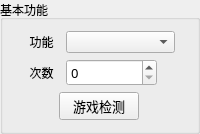
         <widget class="QGroupBox" name="groupBox_basic">
          <property name="title">
           <string>基本功能</string>
          </property>
          <layout class="QGridLayout" name="gridLayout_groupBox_basic" columnstretch="1">
           <property name="leftMargin">
            <number>20</number>
           </property>
           <property name="rightMargin">
            <number>22</number>
           </property>
           <item row="1" column="0">
            <layout class="QHBoxLayout" name="horizontalLayout_groupBox_basic_1" stretch="1,3">
             <item>
              <widget class="QLabel" name="label_function">
               <property name="text">
                <string>功能</string>
               </property>
               <property name="alignment">
                <set>Qt::AlignmentFlag::AlignCenter</set>
               </property>
              </widget>
             </item>
             <item>
              <widget class="QComboBox" name="combo_choice">
               <property name="placeholderText">
                <string>请选择功能</string>
               </property>
              </widget>
             </item>
            </layout>
           </item>
           <item row="3" column="0">
            <layout class="QHBoxLayout" name="horizontalLayout_groupBox_basic_2" stretch="2,5,1">
             <item>
              <widget class="QLabel" name="label_numbers">
               <property name="text">
                <string>次数</string>
               </property>
               <property name="alignment">
                <set>Qt::AlignmentFlag::AlignCenter</set>
               </property>
              </widget>
             </item>
             <item>
              <widget class="QSpinBox" name="spin_times">
               <property name="minimumSize">
                <size>
                 <width>60</width>
                 <height>0</height>
                </size>
               </property>
               <property name="font">
                <font>
                 <family>宋体</family>
                 <pointsize>10</pointsize>
                </font>
               </property>
               <property name="maximum">
                <number>999</number>
               </property>
              </widget>
             </item>
             <item>
              <spacer name="horizontalSpacer_groupBox_basic">
               <property name="orientation">
                <enum>Qt::Orientation::Horizontal</enum>
               </property>
               <property name="sizeHint" stdset="0">
                <size>
                 <width>20</width>
                 <height>20</height>
                </size>
               </property>
              </spacer>
             </item>
            </layout>
           </item>
           <item row="4" column="0">
            <layout class="QHBoxLayout" name="horizontalLayout_groupBox_basic_3">
             <item>
              <widget class="QPushButton" name="button_game_handle">
               <property name="sizePolicy">
                <sizepolicy hsizetype="Fixed" vsizetype="Fixed">
                 <horstretch>0</horstretch>
                 <verstretch>0</verstretch>
                </sizepolicy>
               </property>
               <property name="font">
                <font>
                 <family>宋体</family>
                 <pointsize>10</pointsize>
                </font>
               </property>
               <property name="text">
                <string>游戏检测</string>
               </property>
              </widget>
             </item>
            </layout>
           </item>
          </layout>
         </widget>
